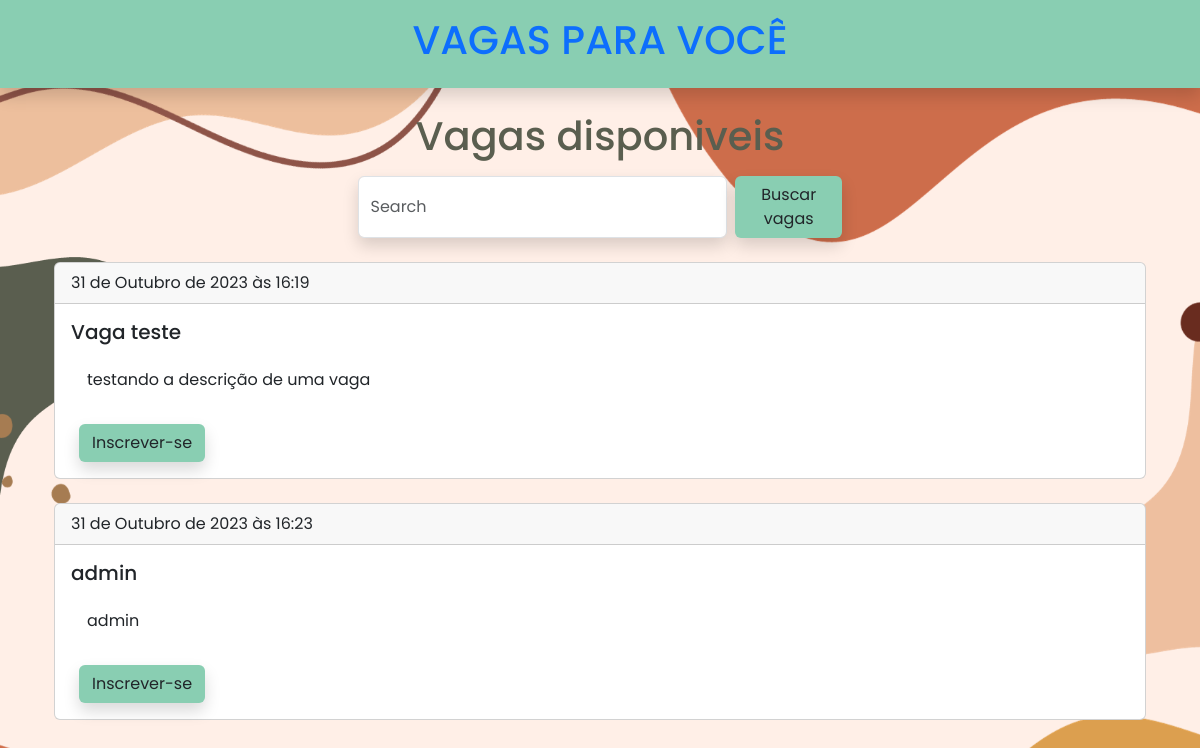
The page /vagas/ (signed in) on the database as committed earlier.
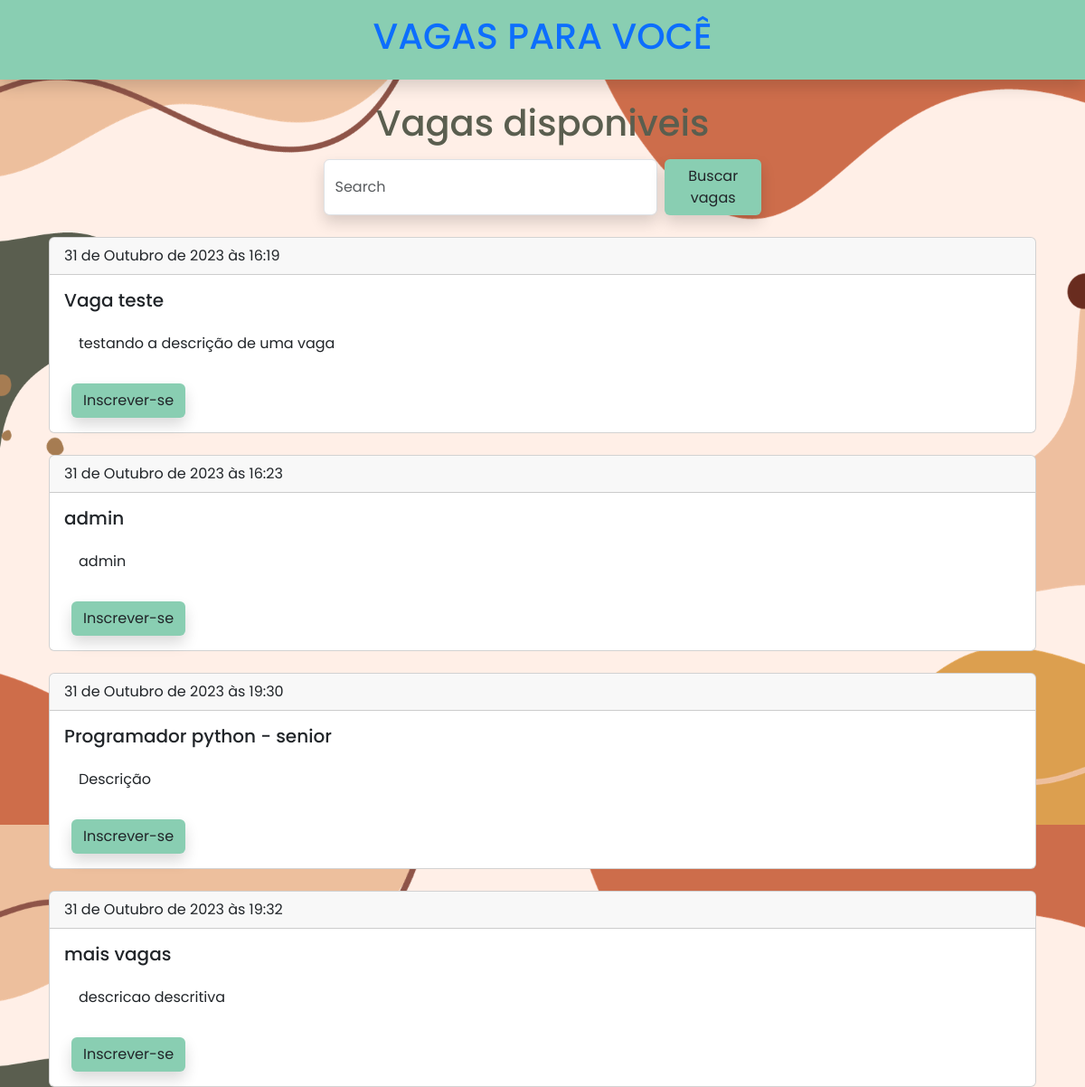
The same page on the database as committed later.
### apps/vaga_para_voce/models/vagas_model.py (models this page shows)
class Vagas(models.Model):
    dono_vaga = models.ForeignKey(User, on_delete=models.DO_NOTHING, verbose_name='Empresa', blank=True)
    titulo_vaga = models.CharField(verbose_name='Título da vaga', max_length=255, blank=True)
    descricao_vaga = models.TextField(verbose_name='Descrição da vaga', blank=False)
    dt_criacao_vaga = models.DateTimeField(default=timezone.now, verbose_name='Data de publicação', blank=True)

### apps/vaga_para_voce/views/users_view.py (the view)
# urls.py: path('vagas/', views.users_view.buscar_vagas, name='buscar_vaga'),
def buscar_vagas(request, ):
    if request.user.is_authenticated:
        vagas = Vagas.objects.all()
        return render(request, 'site/pages/vagas.html', {'vagas': vagas})
    else:
        return redirect('/login/')

### templates/site/pages/vagas.html (shortened to what this page needs)
{% extends 'site/base.html' %}
{% load static %}
{% block main %}
<section class="mt-4" style="height: 100vh !important;">
    <div class="container">
        <div class="container mb-4">
            <h1 class="text-center text-color-dark">Vagas disponiveis</h1>
            <div class="container d-flex justify-content-center my-3">
                <form action="" method="POST" class="d-flex" role="search">
                    <input class="form-control me-2 shadow" name="busca" type="search" placeholder="Search" aria-label="Search">
                    <button class="btn btn-color-primary shadow" type="submit">Buscar vagas</button>
                </form>
            </div>
            {% for vaga in vagas %}
            <div class="card mt-4">
                <div class="card-header">
                    {{vaga.dt_criacao_vaga}}
                </div>
                <div class="card-body">
                    <h5 class="card-title">{{ vaga.titulo_vaga }}</h5>
                    <p class="card-text">{{ vaga.descricao_vaga }}</p>
                    <a class="btn btn-color-primary mx-2 shadow" href="{% url 'cadastra_vaga' %}" role="button">Inscrever-se</a>
                </div>
            </div>
            {% endfor %}
        </div>
    </div>
</section>
{% endblock main %}

Rows that differ between the two databases and show on the page:
added Vagas: dt_criacao_vaga "31 de Outubro de 2023 às 19:30", titulo_vaga "Programador python - senior", descricao_vaga "Descrição"
added Vagas: dt_criacao_vaga "31 de Outubro de 2023 às 19:32", titulo_vaga "mais vagas", descricao_vaga "descricao descritiva"
